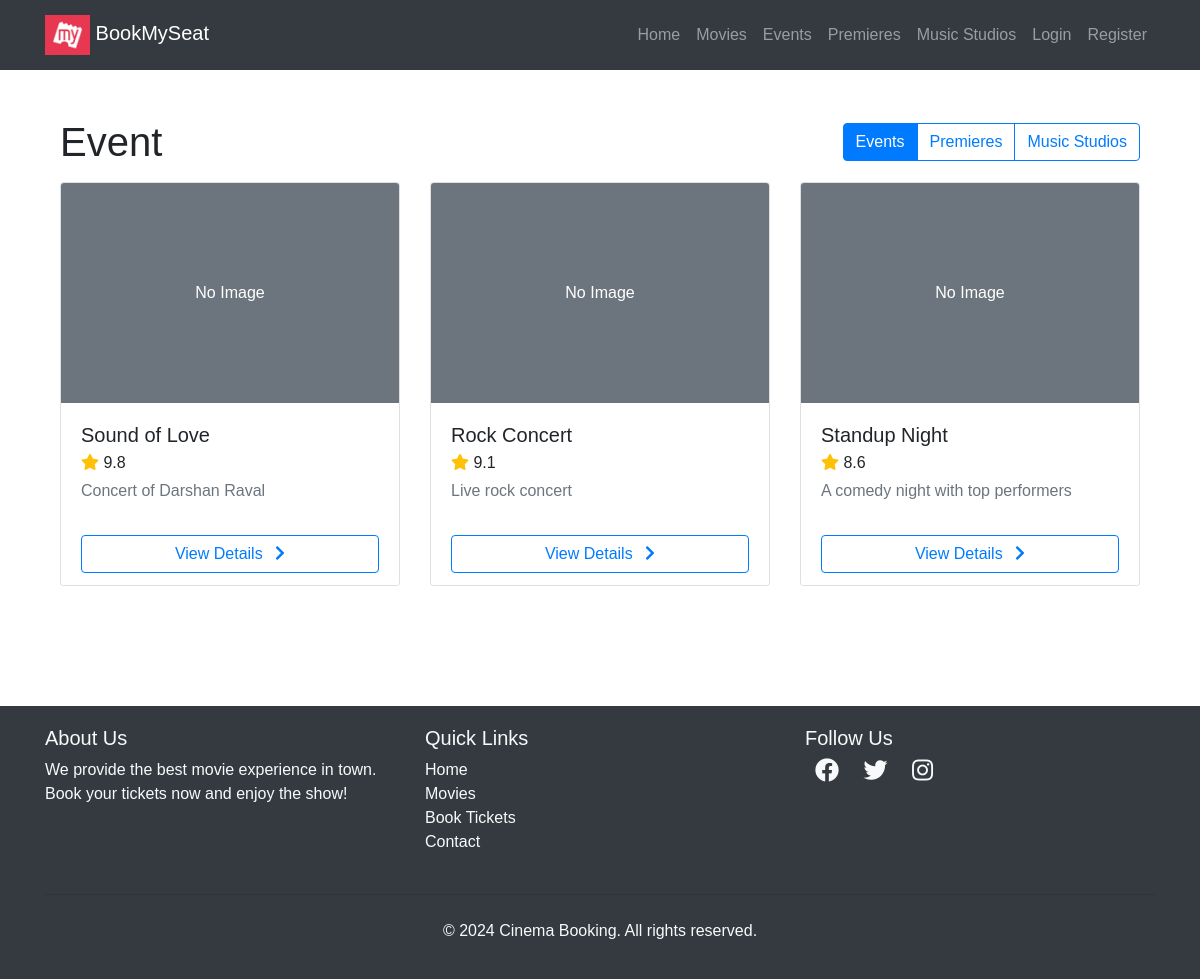
The app's page /experiences/events/ with its own data.
### experiences/models.py (models this page shows, shortened)
class Experience(models.Model):
    name = models.CharField(max_length=255, db_index=True)
    type = models.CharField(max_length=32, choices=ExperienceType.choices, db_index=True)
    image = models.ImageField(upload_to="experiences/", blank=True, null=True)
    rating = models.DecimalField(max_digits=3, decimal_places=1, default=0)
    language = models.ForeignKey(
        "movies.Language",
        on_delete=models.PROTECT,
        related_name="experiences",
        null=True,
        blank=True
    )
    director = models.CharField(
        max_length=255,
        blank=True,
        null=True,
        help_text="Director or main performer"
    )
    description = models.TextField(blank=True, null=True)
    trailer_url = models.URLField(blank=True, null=True)
    class Meta:
        ordering = ["-rating", "name"]
        indexes = [
            models.Index(fields=["type", "name"]),
            models.Index(fields=["rating"]),
        ]
    _YOUTUBE_ID_RE = re.compile(r"^[A-Za-z0-9_-]{6,64}$")

### experiences/views.py (the view)
# urls.py: path('events/', experience_views.experience_list, {"type_slug": "event"}, name="events"),
def experience_list(request, type_slug):
    try:
        exp_type = ExperienceType(type_slug)
    except ValueError:
        return redirect("experience_home")
    experiences = Experience.objects.filter(type=exp_type).order_by("-rating", "name")[:200]
    return render(
        request,
        "experiences/list.html",
        {"experiences": experiences, "type_slug": type_slug, "type_label": exp_type.label},
    )

### templates/experiences/list.html
{% extends "users/basic.html" %}
{% block content %}
<div class="container py-5">
  <div class="d-flex flex-wrap justify-content-between align-items-center mb-3">
    <h1 class="mb-2 mb-md-0">{{ type_label }}</h1>
    <div class="btn-group" role="group" aria-label="Experience sections">
      <a class="btn btn-outline-primary {% if type_slug == 'event' %}active{% endif %}" href="{% url 'events' %}">Events</a>
      <a class="btn btn-outline-primary {% if type_slug == 'premiere' %}active{% endif %}" href="{% url 'premieres' %}">Premieres</a>
      <a class="btn btn-outline-primary {% if type_slug == 'music_studio' %}active{% endif %}" href="{% url 'music_studios' %}">Music Studios</a>
    </div>
  </div>
  <div class="row">
    {% for exp in experiences %}
      <div class="col-12 col-sm-6 col-md-4 mb-4 d-flex">
        <div class="card h-100 shadow-sm w-100">
          {% if exp.image %}
            <img src="{{ exp.image.url }}" class="card-img-top" alt="{{ exp.name }}" style="aspect-ratio: 3 / 4; width: 100%; max-height: 220px; object-fit: cover;">
          {% else %}
            <div class="card-img-top d-flex align-items-center justify-content-center bg-secondary text-white" style="height: 220px;">No Image</div>
          {% endif %}
          <div class="card-body">
            <h5 class="card-title mb-1">{{ exp.name }}</h5>
            <p class="card-text mb-1">
              <i class="fas fa-star text-warning"></i> {{ exp.rating }}
            </p>
            <p class="card-text text-muted mb-0">{{ exp.description|default:""|truncatechars:120 }}</p>
          </div>
          <div class="card-footer bg-white border-top-0">
            <a href="{% url 'experience_detail' exp.id %}" class="btn btn-outline-primary btn-block">
              View Details <i class="fas fa-chevron-right ml-2"></i>
            </a>
          </div>
        </div>
      </div>
    {% empty %}
      <div class="col-12 text-center">
        <p class="lead">No listings yet. Seed data from admin or a command.</p>
      </div>
    {% endfor %}
  </div>
</div>
{% endblock %}

### templates/users/basic.html (style rules this page uses)
body { font-family: Arial, sans-serif; }
.card-img-top { width: 100%; height: auto; }

### records on screen
Experience: image "No Image", name "Sound of Love", rating "9.8", description "Concert of Darshan Raval"
Experience: image "No Image", name "Rock Concert", rating "9.1", description "Live rock concert"
Experience: image "No Image", name "Standup Night", rating "8.6", description "A comedy night with top performers"

### other values on screen
{{ type_label }} "Event"
